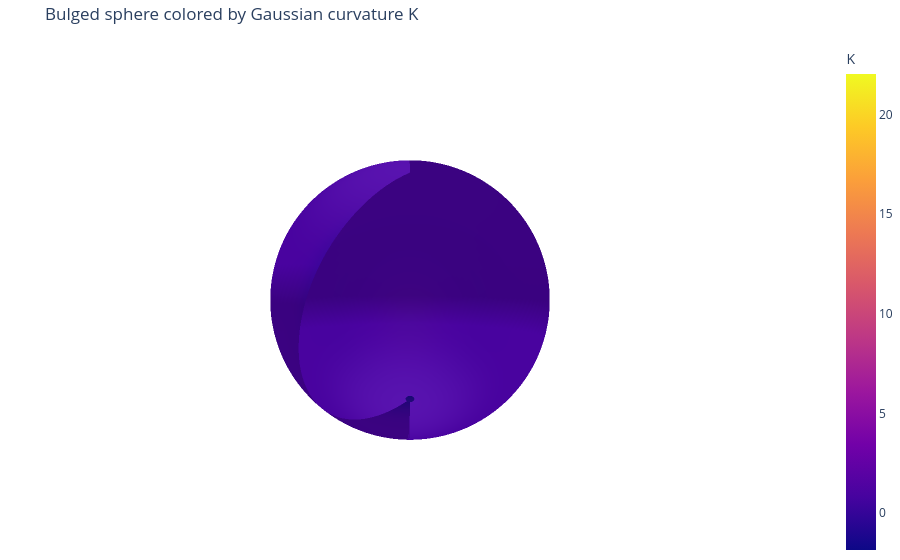

Notebook cell for this chart:
### Code cell
import numpy as np
import plotly.graph_objects as go

# ----------------------------
# 1) Parameter grid (periodic in phi)
# ----------------------------
n_th, n_ph = 180, 360
theta = np.linspace(1e-3, np.pi - 1e-3, n_th)        # avoid poles
phi   = np.linspace(0, 2*np.pi, n_ph, endpoint=False)  # periodic seam at 0/2π
TH, PH = np.meshgrid(theta, phi, indexing="ij")

dtheta = theta[1] - theta[0]
dphi   = phi[1] - phi[0]

# ----------------------------
# 2) Bulge model: radial graph r(θ,φ)
# ----------------------------
R = 1.0
a = 0.35
sigma = 0.22
theta0, phi0 = np.pi/3, np.pi/4

cos_d = (np.sin(TH)*np.sin(theta0)*np.cos(PH - phi0) + np.cos(TH)*np.cos(theta0))
d = np.arccos(np.clip(cos_d, -1.0, 1.0))

r = R * (1.0 + a*np.exp(-(d**2)/(2*sigma**2)))

# Embedding in R^3
X = r*np.sin(TH)*np.cos(PH)
Y = r*np.sin(TH)*np.sin(PH)
Z = r*np.cos(TH)

# ----------------------------
# 3) Periodic derivatives in φ to avoid seam artifacts
# ----------------------------
def dphi_periodic(A, dphi):
    # central difference with periodic wrap
    return (np.roll(A, -1, axis=1) - np.roll(A, +1, axis=1)) / (2.0 * dphi)

def dphi2_periodic(A, dphi):
    # second derivative with periodic wrap
    return (np.roll(A, -1, axis=1) - 2.0*A + np.roll(A, +1, axis=1)) / (dphi**2)

def dtheta_nonperiodic(A, dtheta):
    # high-quality finite differences in theta
    return np.gradient(A, dtheta, axis=0, edge_order=2)

# First derivatives
X_th = dtheta_nonperiodic(X, dtheta);  X_ph = dphi_periodic(X, dphi)
Y_th = dtheta_nonperiodic(Y, dtheta);  Y_ph = dphi_periodic(Y, dphi)
Z_th = dtheta_nonperiodic(Z, dtheta);  Z_ph = dphi_periodic(Z, dphi)

r_th = np.stack([X_th, Y_th, Z_th], axis=-1)
r_ph = np.stack([X_ph, Y_ph, Z_ph], axis=-1)

# First fundamental form
E = np.sum(r_th * r_th, axis=-1)
F = np.sum(r_th * r_ph, axis=-1)
G = np.sum(r_ph * r_ph, axis=-1)

# Unit normal
N = np.cross(r_th, r_ph)
Nn = np.linalg.norm(N, axis=-1)
n = N / (Nn[..., None] + 1e-12)

# Second derivatives
X_thth = dtheta_nonperiodic(X_th, dtheta)
Y_thth = dtheta_nonperiodic(Y_th, dtheta)
Z_thth = dtheta_nonperiodic(Z_th, dtheta)

X_phph = dphi2_periodic(X, dphi)
Y_phph = dphi2_periodic(Y, dphi)
Z_phph = dphi2_periodic(Z, dphi)

# Mixed: d/dθ(d/dφ)
X_thph = dtheta_nonperiodic(X_ph, dtheta)
Y_thph = dtheta_nonperiodic(Y_ph, dtheta)
Z_thph = dtheta_nonperiodic(Z_ph, dtheta)

r_thth = np.stack([X_thth, Y_thth, Z_thth], axis=-1)
r_thph = np.stack([X_thph, Y_thph, Z_thph], axis=-1)
r_phph = np.stack([X_phph, Y_phph, Z_phph], axis=-1)

# Second fundamental form
e = np.sum(r_thth * n, axis=-1)
f = np.sum(r_thph * n, axis=-1)
g = np.sum(r_phph * n, axis=-1)

# Gaussian curvature
den = (E*G - F**2)
K = (e*g - f**2) / (den + 1e-12)

# ----------------------------
# 4) Option B: close the seam by duplicating the first φ-column
#    Do this AFTER computing K so the seam matches in color too.
# ----------------------------
X = np.concatenate([X, X[:, :1]], axis=1)
Y = np.concatenate([Y, Y[:, :1]], axis=1)
Z = np.concatenate([Z, Z[:, :1]], axis=1)
K = np.concatenate([K, K[:, :1]], axis=1)

# ----------------------------
# 5) Interactive Plotly surface colored by K (no extra markers)
# ----------------------------
# Downsample for smoother interactivity (tweak step if desired)
step = 3
Xs, Ys, Zs = X[::step, ::step], Y[::step, ::step], Z[::step, ::step]
Ks = K[::step, ::step]

fig = go.Figure(
    data=[
        go.Surface(
            x=Xs, y=Ys, z=Zs,
            surfacecolor=Ks,     # color by Gaussian curvature
            showscale=True,
            opacity=0.98,
            colorbar=dict(title="K")
        )
    ]
)

fig.update_layout(
    title="Bulged sphere colored by Gaussian curvature K",
    scene=dict(
        xaxis=dict(visible=False),
        yaxis=dict(visible=False),
        zaxis=dict(visible=False),
        aspectmode="data",
    ),
    margin=dict(l=0, r=0, t=40, b=0),
)

fig.show()

# Optional: save as a shareable interactive HTML file
# fig.write_html("bulged_sphere_K_interactive.html", include_plotlyjs="cdn")

### Figure 1 — Plotly figure (JSON) as saved in the notebook; plotly's stock layout.template omitted (floating-point values rounded to 4 significant figures; data arrays with more than 128 entries replaced by an {"elided": "..."} marker saying what was removed)
{"data": [{"colorbar": {"title": {"text": "K"}}, "opacity": 0.98, "showscale": true, "surfacecolor": {"elided": "60x121 float values"}, "type": "surface", "x": {"elided": "60x121 float values"}, "y": {"elided": "60x121 float values"}, "z": {"elided": "60x121 float values"}}], "layout": {"margin": {"b": 0, "l": 0, "r": 0, "t": 40}, "scene": {"aspectmode": "data", "xaxis": {"visible": false}, "yaxis": {"visible": false}, "zaxis": {"visible": false}}, "title": {"text": "Bulged sphere colored by Gaussian curvature K"}}}
